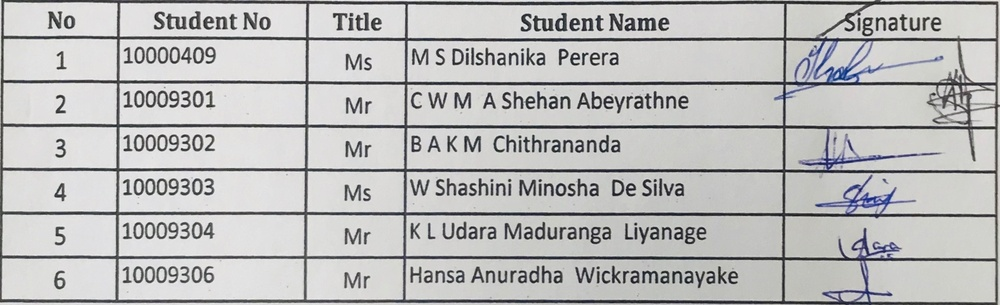
#> input picture outputs/extracted1.jpeg, 1000 x 305 px, shrunk from 2151 x 655 before the run
$ python read_table.py
#> lines starting #> are read from the running program, lines starting #| are printed output that depends on the picture; after the words box and inside, x2 and y2 are one past the last pixel; in counts of white or black regions, pixels touching at a corner belong together
#> further down, image is the input picture: shape (305, 1000, 3); mean B, G, R 187.3, 187.6, 187.6
import cv2 as cv
import matplotlib.pyplot as plt
import numpy as np
import pytesseract


def extract_contours(image):
    imgray = cv.cvtColor(image, cv.COLOR_BGR2GRAY)
    ret, thresh = cv.threshold(imgray, 127, 255, 0)
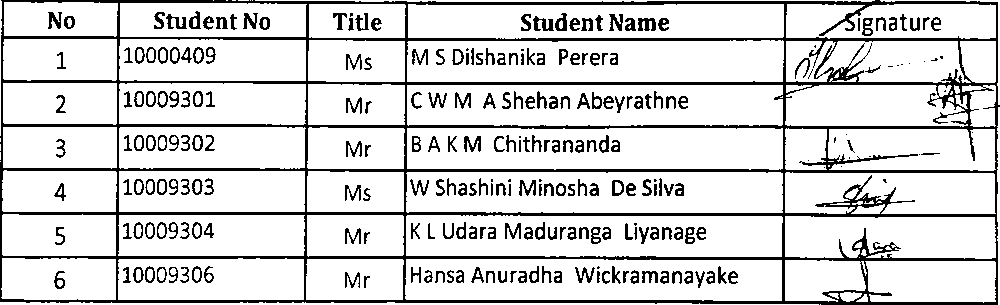
#> thresh: shape (305, 1000); 84.3% white; 261 black regions (30 under 20 px)
    contours, hierarchy = cv.findContours(
        thresh, cv.RETR_TREE, cv.CHAIN_APPROX_SIMPLE)
#> contours = 476 contours, 143 with area under 20; largest, box (x1, y1, x2, y2) and area: (407, 40, 784, 82) 15032, (407, 128, 783, 170) 14927, (406, 172, 783, 213) 14918, (405, 259, 782, 301) 14914, (406, 215, 783, 257) 14898

    return sorted(contours, key=cv.contourArea, reverse=True)


def plot_img(image, title="Image Title"):
    plt.imshow(image, cmap=plt.cm.gray)
    plt.title(title)
    plt.show()


def read_data(image):
    contours = extract_contours(image)
    cv.drawContours(image, contours, -1, (0, 255, 0), 3)
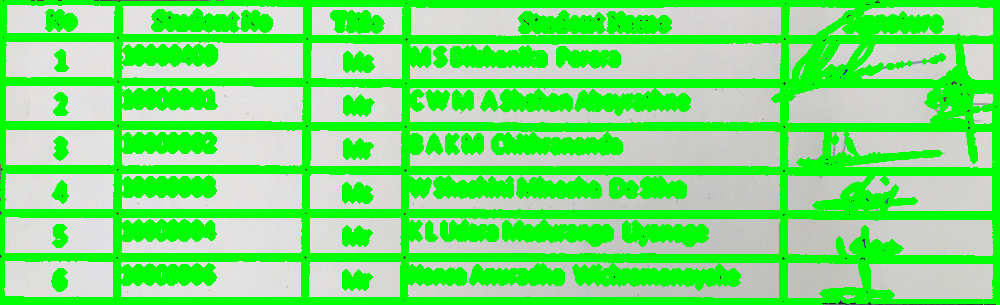
#> image: shape (305, 1000, 3); mean B, G, R 114, 232, 115.1
    return image


image = cv.imread("outputs/extracted1.jpeg")

plot_img(read_data(image))
